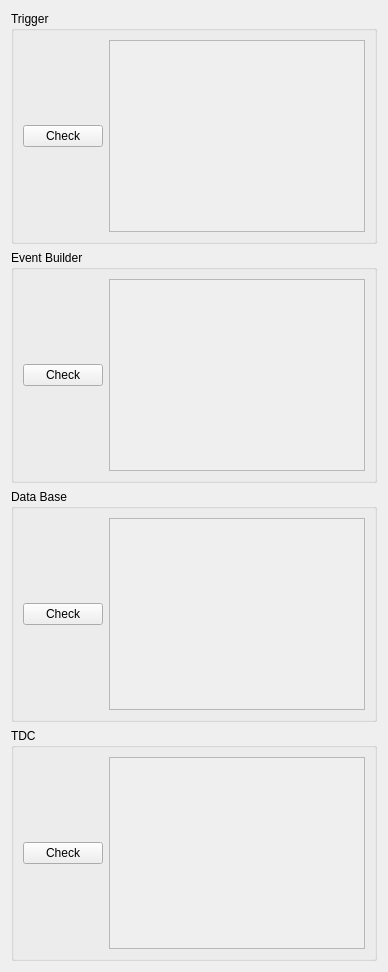
     <widget class="QWidget" name="tab_3">
      <attribute name="title">
       <string>Status</string>
      </attribute>
      <layout class="QVBoxLayout" name="verticalLayout_2">
       <item>
        <widget class="QGroupBox" name="groupBox_7">
         <property name="title">
          <string>Trigger</string>
         </property>
         <layout class="QGridLayout" name="gridLayout_9">
          <item row="0" column="0">
           <widget class="QPushButton" name="PBTrigStatus">
            <property name="text">
             <string>Check</string>
            </property>
           </widget>
          </item>
          <item row="0" column="1">
           <widget class="QTextEdit" name="TETrigStatus">
            <property name="enabled">
             <bool>false</bool>
            </property>
           </widget>
          </item>
         </layout>
        </widget>
       </item>
       <item>
        <widget class="QGroupBox" name="groupBox_8">
         <property name="title">
          <string>Event Builder</string>
         </property>
         <layout class="QGridLayout" name="gridLayout_8">
          <item row="0" column="0">
           <widget class="QPushButton" name="PBEvbStatus">
            <property name="text">
             <string>Check</string>
            </property>
           </widget>
          </item>
          <item row="0" column="1">
           <widget class="QTextEdit" name="TEEvbStatus">
            <property name="enabled">
             <bool>false</bool>
            </property>
           </widget>
          </item>
         </layout>
        </widget>
       </item>
       <item>
        <widget class="QGroupBox" name="groupBox_9">
         <property name="title">
          <string>Data Base</string>
         </property>
         <layout class="QGridLayout" name="gridLayout_7">
          <item row="0" column="0">
           <widget class="QPushButton" name="PBDbStatus">
            <property name="text">
             <string>Check</string>
            </property>
           </widget>
          </item>
          <item row="0" column="1">
           <widget class="QTextEdit" name="TEDbStatus">
            <property name="enabled">
             <bool>false</bool>
            </property>
           </widget>
          </item>
         </layout>
        </widget>
       </item>
       <item>
        <widget class="QGroupBox" name="groupBox_10">
         <property name="title">
          <string>TDC</string>
         </property>
         <layout class="QGridLayout" name="gridLayout_6">
          <item row="0" column="0">
           <widget class="QPushButton" name="PBTdcStatus">
            <property name="text">
             <string>Check</string>
            </property>
           </widget>
          </item>
          <item row="0" column="1">
           <widget class="QTextEdit" name="TETdcStatus">
            <property name="enabled">
             <bool>false</bool>
            </property>
           </widget>
          </item>
         </layout>
        </widget>
       </item>
      </layout>
     </widget>
